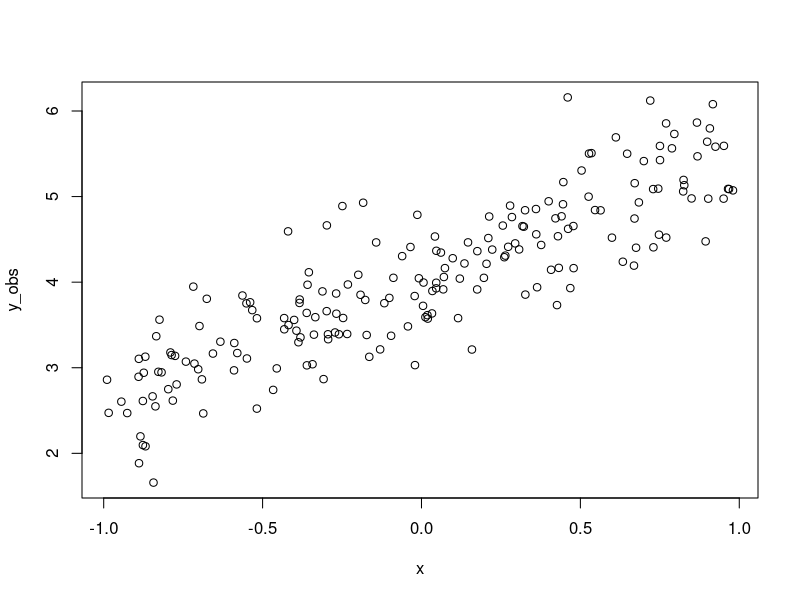
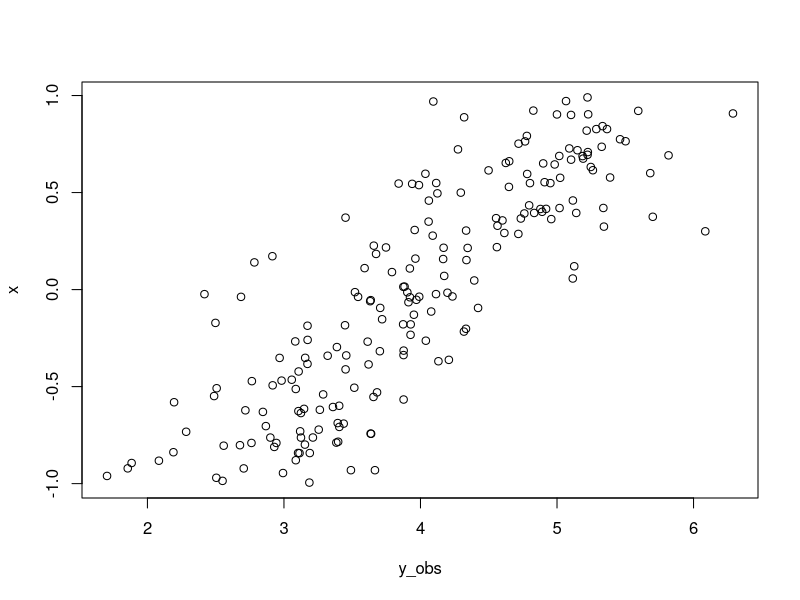
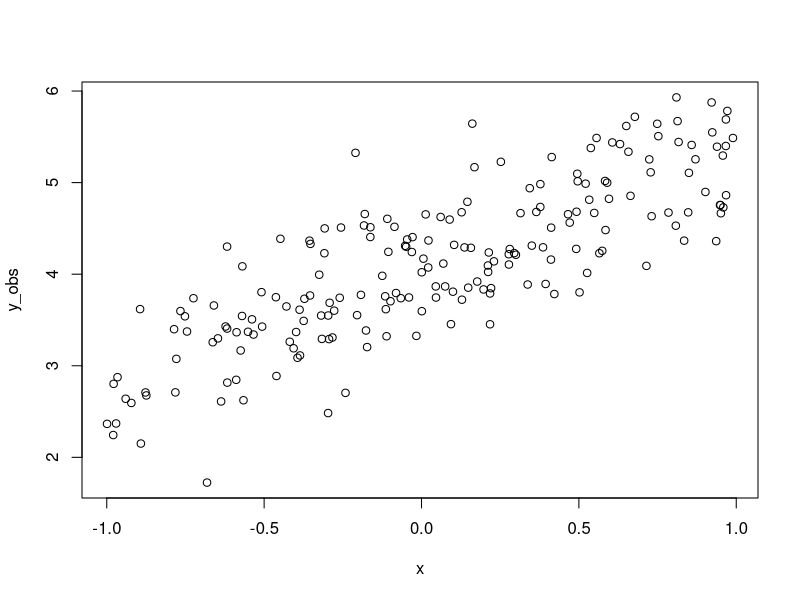

The R script that drew these images, in order:
## ---- chunk 1
# Stuff
## ---- chunk 2
yintercept <- 4
slope <- 1.3
obs_error <- .5
x <- runif(200, min = -1, max = 1)
y_mean <- yintercept + slope * x
y_obs <- rnorm(200, mean = y_mean, sd = obs_error)
## ---- chunk 3
plot(y_obs ~ x)
## ---- chunk 4
#| output-location: column
yintercept <- 4
slope <- 1.3
obs_error <- .5
x <- runif(200, min = -1, max = 1)
y_mean <- yintercept + slope * x
y_obs <- rnorm(200, mean = y_mean, sd = obs_error)
plot(y_obs, x)
## ---- chunk 5
yintercept <- 4
slope <- 1.3
obs_error <- .5
x <- runif(200, min = -1, max = 1)
y_mean <- yintercept + slope * x
y_obs <- rnorm(200, mean = y_mean, sd = obs_error)
## ---- chunk 6
plot(y_obs ~ x)
